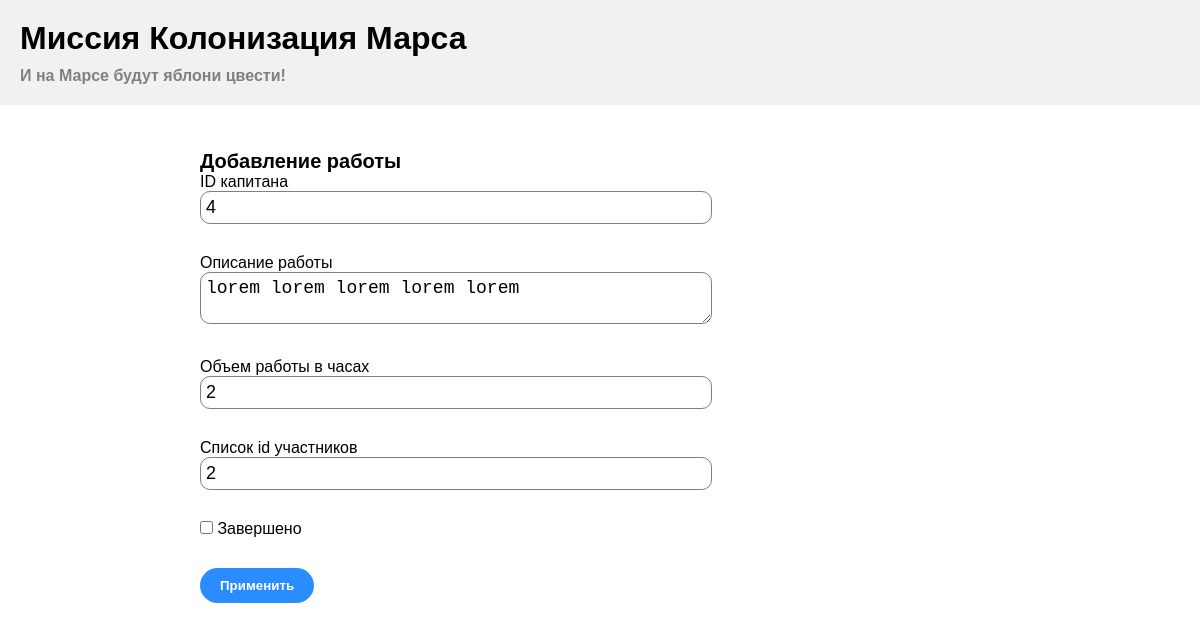
/jobs/3 (signed in), run on the app's committed database.
### data/jobs.py (models this page shows)
class Jobs(SqlAlchemyBase):
    __tablename__ = 'jobs'
    id = sqlalchemy.Column(sqlalchemy.Integer,
                           primary_key=True, autoincrement=True)
    team_leader = sqlalchemy.Column(sqlalchemy.Integer, sqlalchemy.ForeignKey("users.id"), nullable=True)
    job = sqlalchemy.Column(sqlalchemy.String, nullable=True)
    work_size = sqlalchemy.Column(sqlalchemy.Integer, nullable=True)
    collaborators = sqlalchemy.Column(sqlalchemy.String, nullable=True)
    start_date = sqlalchemy.Column(sqlalchemy.DateTime, default=datetime.datetime.now)
    end_date = sqlalchemy.Column(sqlalchemy.DateTime, nullable=True)
    is_finished = sqlalchemy.Column(sqlalchemy.Boolean, default=False)
    user = orm.relationship('User', foreign_keys=[team_leader])

### main.py (the view, shortened to what this page needs)
@app.route('/jobs/<int:id>', methods=['GET', 'POST'])
@login_required
def edit_jobs(id):
    form = JobsForm()
    if request.method == "GET":
        db_sess = db_session.create_session()
        jobs = db_sess.query(Jobs).filter(Jobs.id == id).first()
        if (current_user.id == 1 or jobs.team_leader == current_user.id) and jobs:
            form.team_leader.data = jobs.team_leader
            form.job.data = jobs.job
            form.work_size.data = jobs.work_size
            form.collaborators.data = jobs.collaborators
            form.is_finished.data = jobs.is_finished
        else:
            abort(404)
    return render_template('jobs.html',
                           title='Редактирование новости',
                           form=form
                           )

### forms/jobs.py
class JobsForm(FlaskForm):
    team_leader = StringField('ID капитана', validators=[DataRequired()])
    job = TextAreaField('Описание работы', validators=[DataRequired()])
    work_size = StringField("Объем работы в часах", validators=[DataRequired()])
    collaborators = StringField("Список id участников")
    is_finished = BooleanField("Завершено")
    submit = SubmitField('Применить')

### data/db_session.py (called while the page is built)
def create_session() -> Session:
    global __factory
    return __factory()

### main.py (called while the page is built)
@login_manager.user_loader
def load_user(user_id):
    db_sess = db_session.create_session()
    return db_sess.query(User).get(user_id)

### templates/jobs.html (shortened to what this page needs)
<!DOCTYPE html>
<html lang="en">
<head>
    <link rel="stylesheet" type="text/css" href="../static/css/style.css">
</head>
<body>
    <main>
        {% extends "base.html" %}
        {% block content %}
        <div class="content">
            <h2>Добавление работы</h2>
            <form action="" method="post">
                <p>
                    {{ form.team_leader.label }}<br>
                    {{ form.team_leader(class="form-control") }}<br>
                </p>
                <p>
                    {{ form.job.label }}<br>
                    {{ form.job(class="form-control") }}<br>
                </p>
                <p>
                    {{ form.work_size.label }}<br>
                    {{ form.work_size(class="form-control") }}<br>
                </p>
                <p>
                    {{ form.collaborators.label }}<br>
                    {{ form.collaborators(class="form-control") }}<br>
                </p>
                <p>{{ form.is_finished() }} {{ form.is_finished.label }}</p>
                <p>{{ form.submit(type="submit", class="btn btn-primary") }}</p>
            </form>
        </div>
        {% endblock %}

### static/css/style.css (style rules this page uses)
* { padding: 0; margin: 0; }
body { font-family: 'Ubuntu', sans-serif; }
h2 { font-size: 20px; margin-left: 200px; }
form { margin-left: 200px; }
p { margin-bottom: 30px; }
.content { margin-top: 150px; }
.form-control { border: 1px gray solid; border-radius: 10px; font-size: 18px; padding: 5px; min-height: 20px; width: 500px; }
.btn { transition: 0.2s all ease-out 0s; border: none; padding: 10px 20px; color: white; font-weight: 600; border-radius: 100px; background: rgb(41, 141, 255); }

### data on the page
Jobs: team_leader "4", job "lorem lorem lorem lorem lorem", work_size "2", collaborators "2"
